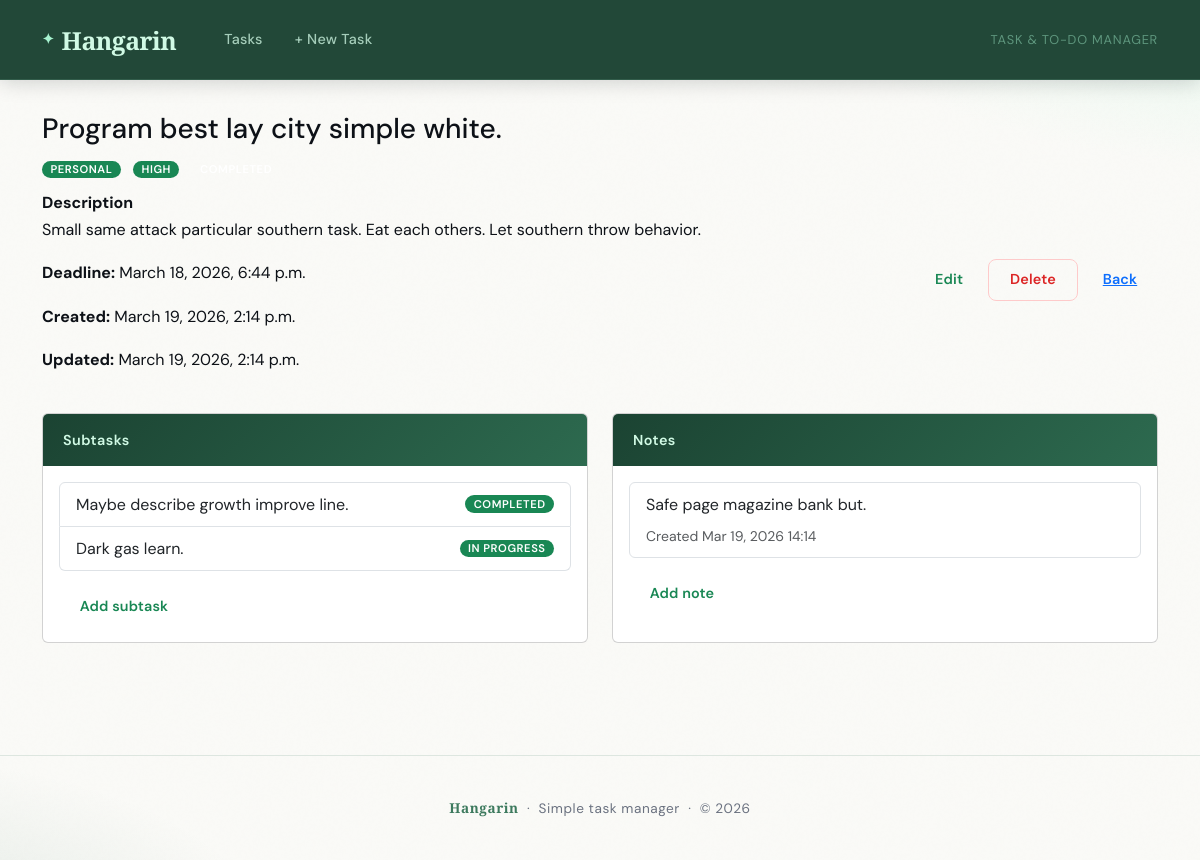
Page /tasks/29/ on the committed database.
### tasks/models.py (models this page shows, shortened)
class BaseModel(models.Model):
    created_at = models.DateTimeField(auto_now_add=True)
    updated_at = models.DateTimeField(auto_now=True)
    class Meta:
        abstract = True

class Task(BaseModel):
    title = models.CharField(max_length=255)
    description = models.TextField()
    deadline = models.DateTimeField()
    status = models.CharField(max_length=50, choices=STATUS_CHOICES, default="Pending")
    category = models.ForeignKey(Category, on_delete=models.SET_NULL, null=True)
    priority = models.ForeignKey(Priority, on_delete=models.SET_NULL, null=True)

class Category(BaseModel):
    name = models.CharField(max_length=100)
    class Meta:
        verbose_name = "Category"
        verbose_name_plural = "Categories"
    def __str__(self):
        return self.name

class Priority(BaseModel):
    name = models.CharField(max_length=100)
    class Meta:
        verbose_name = "Priority"
        verbose_name_plural = "Priorities"
    def __str__(self):
        return self.name

class SubTask(BaseModel):
    parent_task = models.ForeignKey(Task, on_delete=models.CASCADE, related_name='subtasks')
    title = models.CharField(max_length=255)
    status = models.CharField(max_length=50, choices=STATUS_CHOICES, default="Pending")

class Note(BaseModel):
    task = models.ForeignKey(Task, on_delete=models.CASCADE, related_name='notes')
    content = models.TextField()

### tasks/views.py (the view)
# urls.py: path("tasks/<int:pk>/", views.TaskDetailView.as_view(), name="task_detail"),
class TaskDetailView(generic.DetailView):
    model = Task

### tasks/templates/tasks/task_detail.html (shortened to what this page needs)
{% extends "tasks/base.html" %}
{% block content %}
<div class="mb-3">
  <h1 class="h3">{{ object.title }}</h1>
  <div class="mb-2">
    <span class="badge bg-success me-2">{{ object.category }}</span>
    <span class="badge bg-success me-2">{{ object.priority }}</span>
    <span class="badge {{ object.due_status_badge }} status-badge">{{ object.status }}</span>
  </div>
  <div class="mb-3">
    <strong>Description</strong>
    <p>{{ object.description|linebreaksbr }}</p>
  </div>
  <div class="row mb-4">
    <div class="col-sm-6">
      <p><strong>Deadline:</strong> {{ object.deadline }}</p>
      <p><strong>Created:</strong> {{ object.created_at }}</p>
      <p><strong>Updated:</strong> {{ object.updated_at }}</p>
    </div>
    <div class="col-sm-6 text-end">
      <a href="{% url 'tasks:task_edit' object.pk %}" class="btn btn-outline-success">Edit</a>
      <a href="{% url 'tasks:task_delete' object.pk %}" class="btn btn-outline-danger">Delete</a>
      <a href="{% url 'tasks:task_list' %}" class="btn btn-link">Back</a>
    </div>
  </div>
  <div class="row">
    <div class="col-lg-6 mb-3">
      <div class="card h-100">
        <div class="card-header">Subtasks</div>
        <div class="card-body">
          {% if object.subtasks.exists %}
            <div class="list-group mb-3">
              {% for sub in object.subtasks.all %}
                <div class="list-group-item d-flex justify-content-between align-items-center">
                  <span>{{ sub.title }}</span>
                  <span class="badge bg-success">{{ sub.status }}</span>
                </div>
              {% endfor %}
            </div>
          {% else %}
            <div class="alert alert-light">No subtasks yet.</div>
          {% endif %}
          <a class="btn btn-sm btn-outline-success" href="{% url 'tasks:subtask_add' object.pk %}">Add subtask</a>
        </div>
      </div>
    </div>
    <div class="col-lg-6 mb-3">
      <div class="card h-100">
        <div class="card-header">Notes</div>
        <div class="card-body">
          {% if object.notes.exists %}
            <div class="list-group mb-3">
              {% for note in object.notes.all %}
                <div class="list-group-item">
                  <p class="mb-1">{{ note.content|linebreaksbr }}</p>
                  <small class="text-muted">Created {{ note.created_at|date:'M j, Y H:i' }}</small>
                </div>
              {% endfor %}
            </div>
          {% else %}
            <div class="alert alert-light">No notes yet.</div>
          {% endif %}
          <a class="btn btn-sm btn-outline-success" href="{% url 'tasks:note_add' object.pk %}">Add note</a>
        </div>
      </div>
    </div>
  </div>
</div>
{% endblock %}

### tasks/templates/tasks/base.html (style rules this page uses)
:root { --ink: #0d1117; --ink-soft: #374151; --ink-muted: #6b7280; --sage: #3d7a5e; --sage-mid: #2d6a4f; --sage-deep: #1b4332; --mint: #a7f3d0; --mint-light:#d1fae5; --cream: #fafaf7; --white: #ffffff; --border: rgba(61, 122, 94, 0.15); --shadow-sm: 0 1px 3px rgba(13,17,23,0.06), 0 1px 2px rgba(13,17,23,0.04); --shadow-md: 0 4px 16px rgba(13,17,23,0.08), 0 2px 6px rgba(13,17,23,0.04); --shadow-lg: 0 20px 48px rgba(13,17,23,0.12), 0 8px 20px rgba(13,17,23,0.06); --radius-sm: 0.5rem; --radius-md: 0.875rem; --radius-lg: 1.5rem; --radius-xl: 2rem; }
*, *::before, *::after { box-sizing: border-box; }
html, body { height: 100%; }
body { font-family: 'DM Sans', system-ui, sans-serif; font-size: 16px; line-height: 1.7; color: var(--ink); background-color: var(--cream); min-height: 100vh; background-image: radial-gradient(ellipse 80% 50% at 110% -10%, rgba(167,243,208,0.35) 0%, transparent 60%), radial-gradient(ellipse 60% 40% at -10% 110%, rgba(45,106,79,0.12) 0%, transparent 55%); background-attachment: fixed; }
body::before { content: ''; position: fixed; inset: 0; pointer-events: none; z-index: 0; opacity: 0.4; }
.badge { font-size: 0.7rem; font-weight: 600; letter-spacing: 0.05em; text-transform: uppercase; padding: 0.3em 0.75em; border-radius: 2rem; }
.btn { font-weight: 600; font-size: 0.9rem; letter-spacing: 0.01em; border-radius: var(--radius-sm); padding: 0.55rem 1.3rem; transition: all 0.18s ease; border: none; }
.btn-outline-danger { background: transparent; border: 1.5px solid #fecaca; color: #dc2626; }
.card-header { background: linear-gradient(135deg, var(--sage-deep), var(--sage-mid)); color: var(--mint-light); font-weight: 600; font-size: 0.9rem; letter-spacing: 0.03em; padding: 0.85rem 1.25rem; border-bottom: none; }
.list-group-item, .list-group-item .fw-bold, .list-group-item span, .list-group-item p, .list-group-item small { white-space: normal; overflow-wrap: break-word; word-break: break-word; }

### rows in the picture
Task: title "Program best lay city simple white.", category "PERSONAL", priority "HIGH", description "Small same attack particular southern task. Eat each others. Let southern throw behavior.", deadline "March 18, 2026, 6:44 p.m.", created_at "March 19, 2026, 2:14 p.m.", updated_at "March 19, 2026, 2:14 p.m."
SubTask: title "Maybe describe growth improve line.", status "COMPLETED"
SubTask: title "Dark gas learn.", status "IN PROGRESS"
Note: content "Safe page magazine bank but.", created_at "Mar 19, 2026 14:14"
